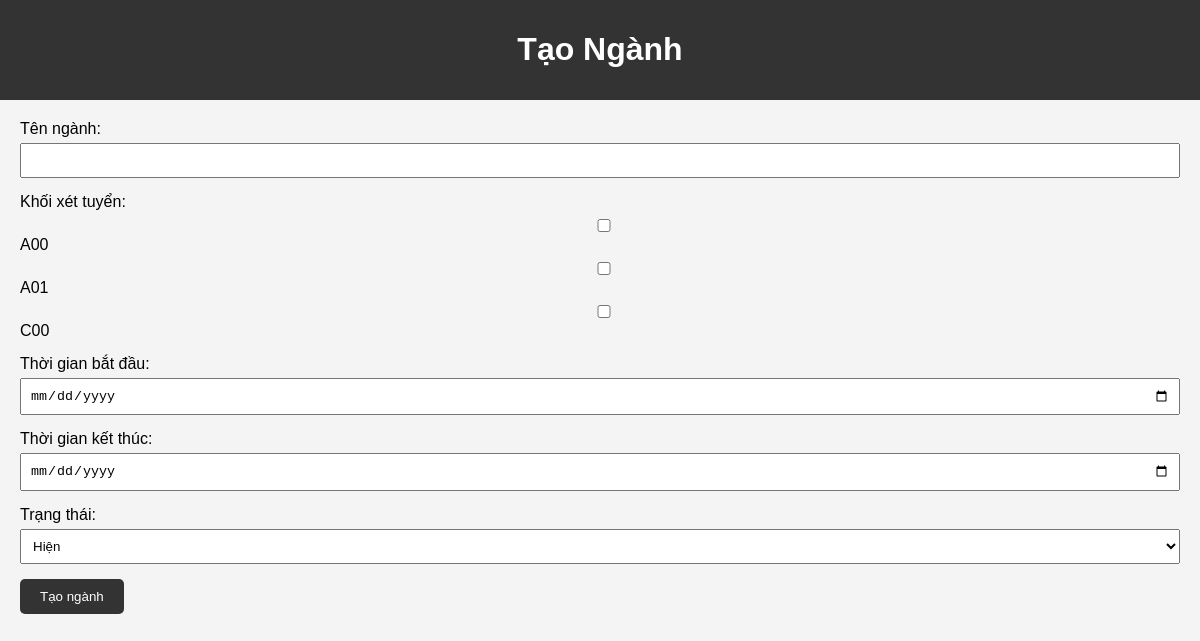
The app's page /admin/create_major.php (signed in) with its own data.
### tables this page shows
CREATE TABLE exam_blocks (
    id INT AUTO_INCREMENT PRIMARY KEY,
    code VARCHAR(10) NOT NULL UNIQUE, 
    subjects JSON NOT NULL 
);

### admin/create_major.php (the view, shortened to what this page needs)
<?php
require_once '../includes/db.php';
$sql = "SELECT code FROM exam_blocks";
$exam_blocks_result = $conn->query($sql);
?>
<!DOCTYPE html>
<html lang="en">
<head>
</head>
<body>
    <header>
        <h1>Tạo Ngành</h1>
    </header>
    <main>
        <form method="POST" action="">
            <div class="form-group">
                <label for="name">Tên ngành:</label>
                <input type="text" id="name" name="name" required>
            </div>
            <div class="form-group">
                <label>Khối xét tuyển:</label>
                <?php while ($exam_block = $exam_blocks_result->fetch_assoc()): ?>
                    <div>
                        <label><input type="checkbox" name="exam_blocks[]" value="<?php echo $exam_block['code']; ?>"> <?php echo $exam_block['code']; ?></label>
                    </div>
                <?php endwhile; ?>
            </div>
            <div class="form-group">
                <label for="start_date">Thời gian bắt đầu:</label>
                <input type="date" id="start_date" name="start_date" required>
            </div>
            <div class="form-group">
                <label for="end_date">Thời gian kết thúc:</label>
                <input type="date" id="end_date" name="end_date" required>
            </div>
            <div class="form-group">
                <label for="status">Trạng thái:</label>
                <select id="status" name="status" required>
                    <option value="VISIBLE">Hiện</option>
                </select>
            </div>
            <div class="form-group">
                <button type="submit" name="create_major">Tạo ngành</button>
            </div>
        </form>
    </main>
</body>
</html>

### admin/create_major.php (style rules this page uses)
body { font-family: Arial, sans-serif; background-color: #f4f4f4; margin: 0; padding: 0; }
header { background-color: #333; color: #fff; padding: 10px 0; text-align: center; }
main { padding: 20px; }
.form-group { margin-bottom: 15px; }
.form-group label { display: block; margin-bottom: 5px; }
.form-group input, .form-group select { width: 100%; padding: 8px; box-sizing: border-box; }
.form-group button { padding: 10px 20px; background-color: #333; color: #fff; border: none; border-radius: 5px; cursor: pointer; }

### records on screen
exam_blocks: code "A00"
exam_blocks: code "A01"
exam_blocks: code "C00"
